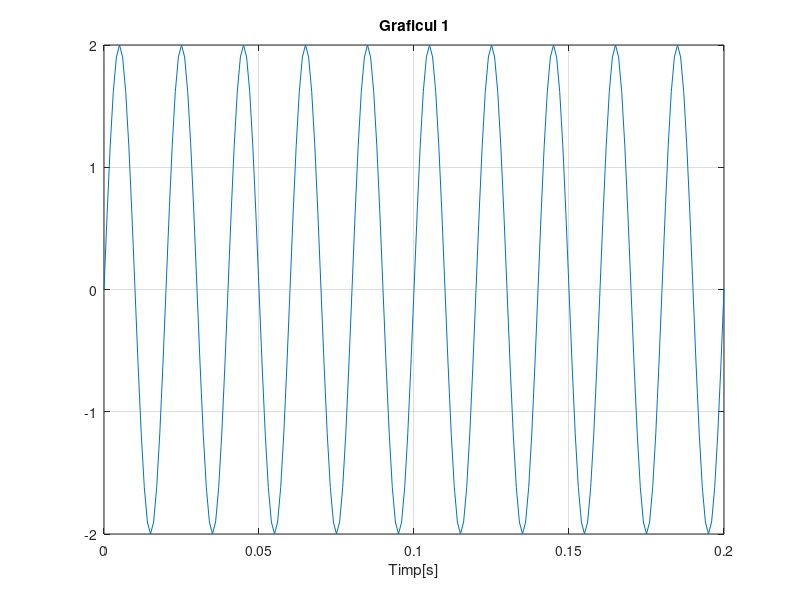
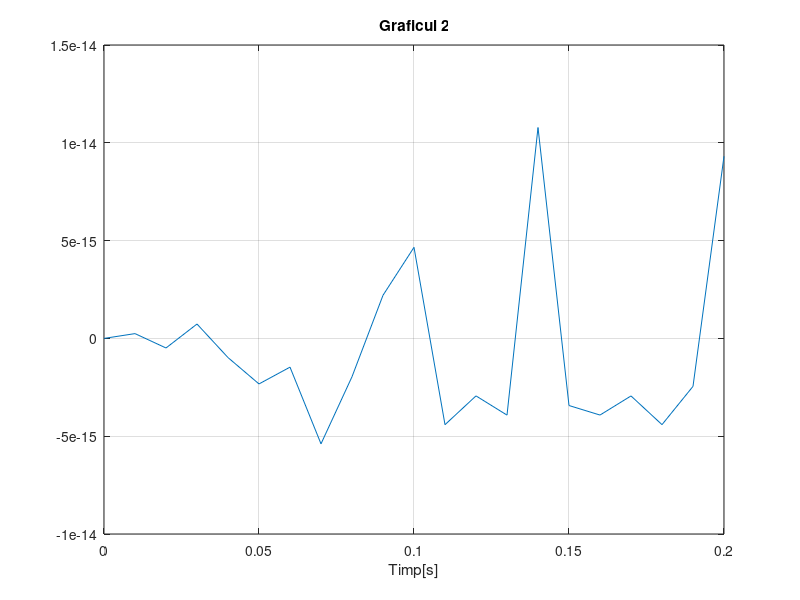
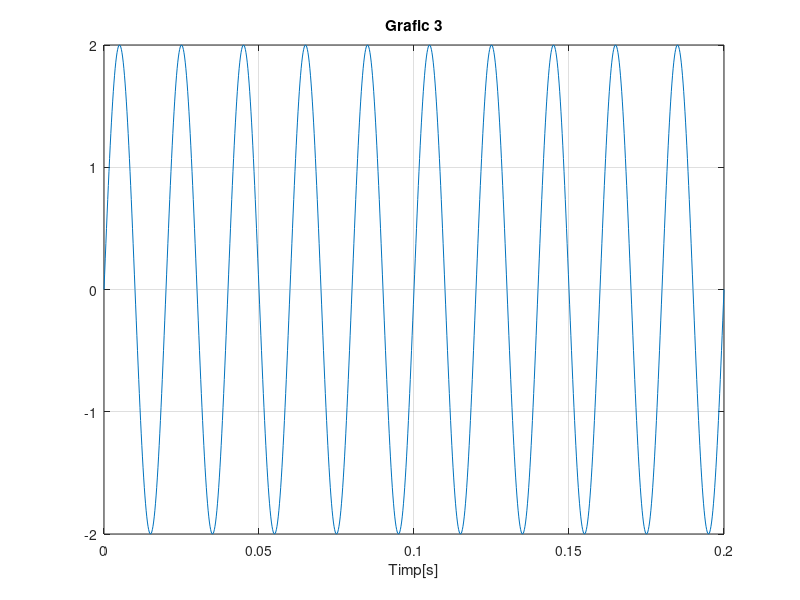
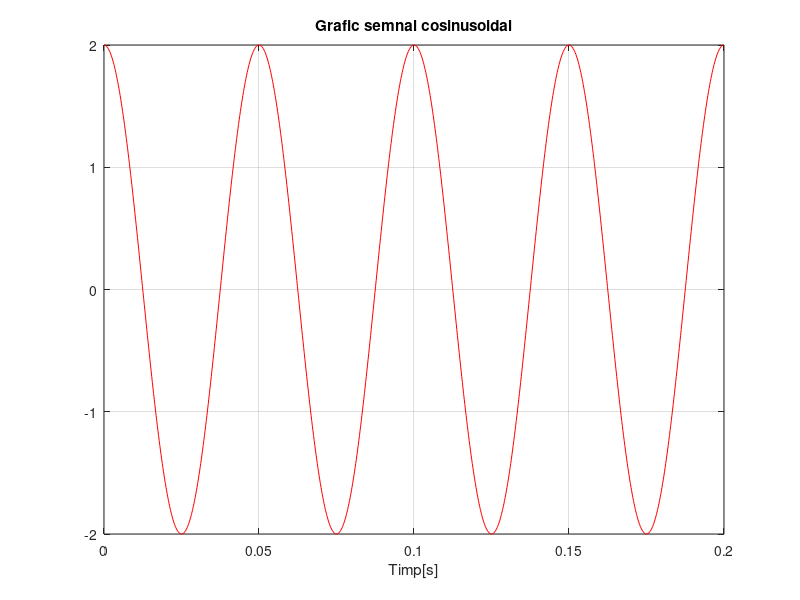

The MATLAB source for these figures, in order:
clear all
clc
F=50;                                          %frecventa
t=0:0.001:0.2;                                    %rezolutia temporara 1ms
s=2*sin(2*pi*F*t);                             %functia s
figure
plot(t,s) %reprezinta graficul
title('Graficul 1')
xlabel('Timp[s]')                                %modific numele axei OX
grid


F=50;                                           %frecventa
t=0:0.01:0.2;                                             %rezolutia temporara 10ms
s=2*sin(2*pi*F*t);                                    %functia s
figure
plot(t,s)                      %reprezint graficul 
title('Graficul 2') 
xlabel('Timp[s]')                               %modific numele axei OX
grid 

figure
F=50;                                       %frecventa
t=0:0.0002:0.2;                              %rezolutia temporara 
s=2*sin(2*pi*F*t);
plot(t,s)                                         %reprezint graficul
title('Grafic 3')
xlabel('Timp[s]')                            %modific numele axei OX
grid

%Daca pasul semnalului este mai mic atunci semnalul este mai dens. Daca pasul este de 0.001 secunde atunci  perioada devine 0.2 iar in urmatoarele situatii perioada este tot de 0.2
figure
F=20;
t=0:0.0002:0.2;                 %rezolutia temporara
sc=2*cos(2*pi*F*t);                %semnal cosinusoidal de frecventa 20hz 
plot(t,sc,'r'),  %reprezint grafic de culoare rosie
title('Grafic semnal cosinusoidal')
xlabel('Timp[s]'),                               %schimb numele axei OX
grid